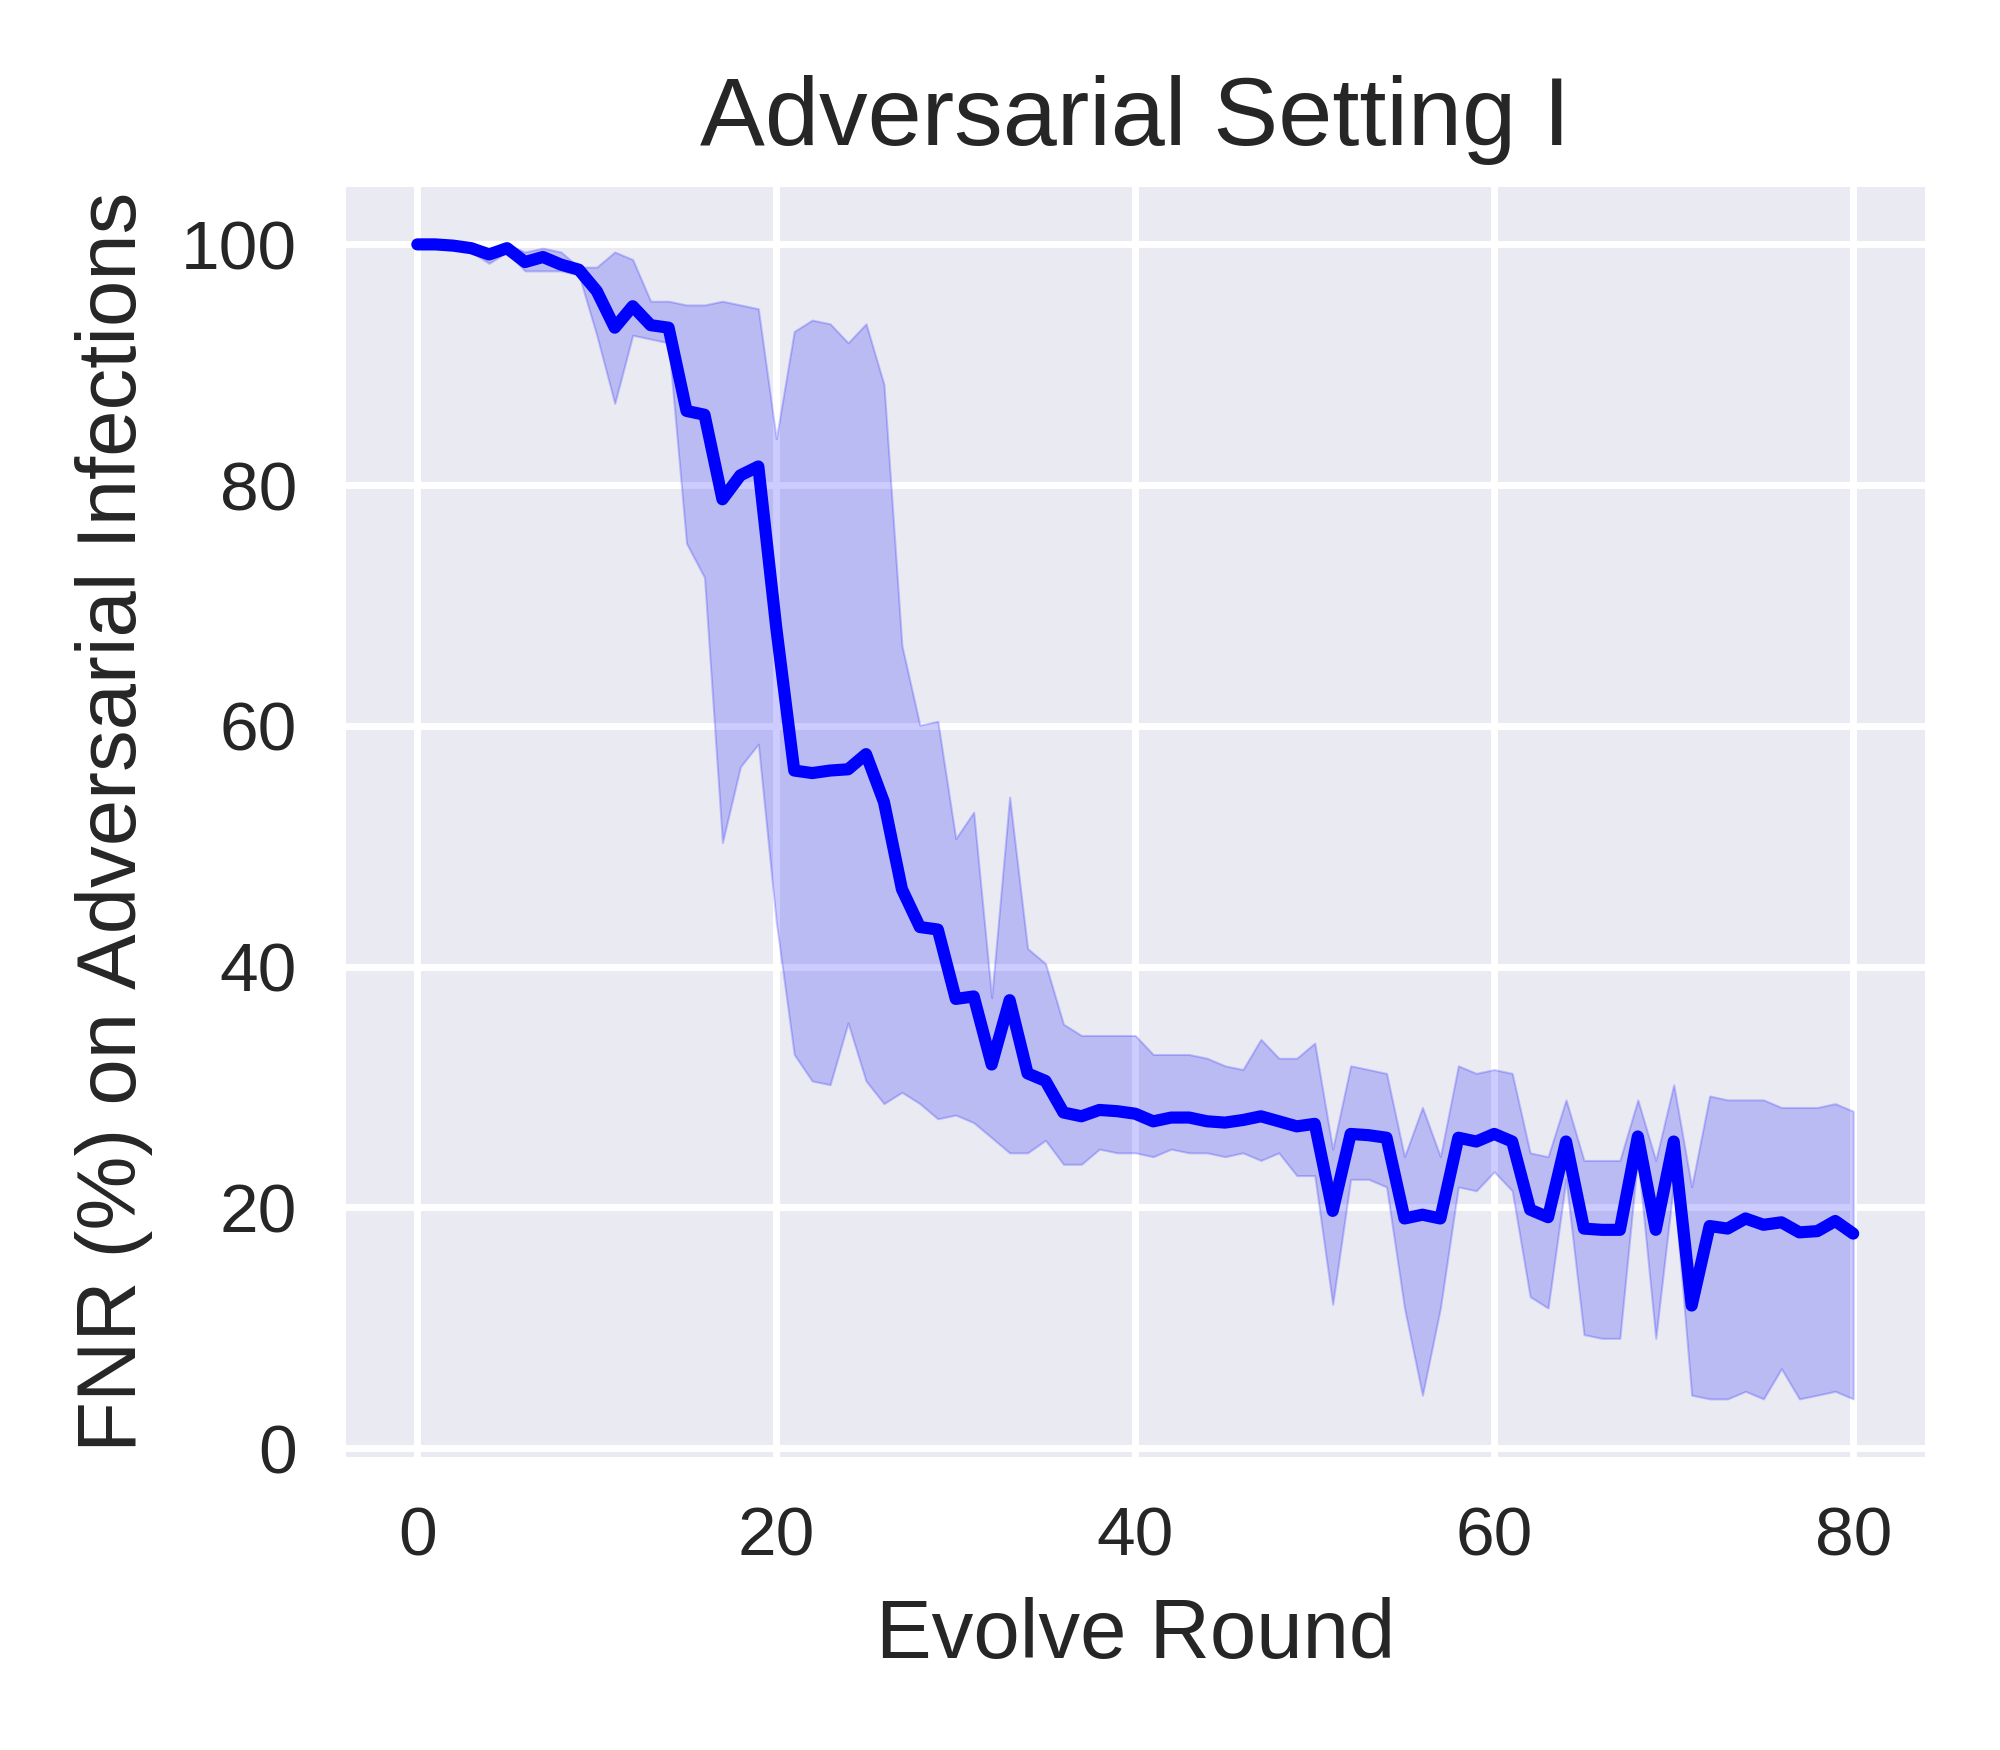

Here is the Python script that generated this plot:
import matplotlib.pyplot as plt
import pandas as pd
import seaborn as sns

advset1_rounds80_FNrate_on_advmal_file = pd.read_csv('adv_test_FNrate_list_advset1_round80_seed012.csv')
advset1_rounds80_FNrate_on_advmal_df = pd.DataFrame(advset1_rounds80_FNrate_on_advmal_file)

advset1_rounds80_FNrate_on_advmal_seed_0_df = advset1_rounds80_FNrate_on_advmal_df.drop(columns=['seed1','seed2'])  
advset1_rounds80_FNrate_on_advmal_seed_0_df.rename(columns={'seed0': 'FNrate'}, inplace=True)

advset1_rounds80_FNrate_on_advmal_seed_1_df = advset1_rounds80_FNrate_on_advmal_df.drop(columns=['seed0','seed2'])  
advset1_rounds80_FNrate_on_advmal_seed_1_df.rename(columns={'seed1': 'FNrate'}, inplace=True)

advset1_rounds80_FNrate_on_advmal_seed_2_df = advset1_rounds80_FNrate_on_advmal_df.drop(columns=['seed0','seed1'])  
advset1_rounds80_FNrate_on_advmal_seed_2_df.rename(columns={'seed2': 'FNrate'}, inplace=True)

print("advset1_rounds80_FNrate_on_advmal_df:\n",advset1_rounds80_FNrate_on_advmal_df)  
print("advset1_rounds80_FNrate_on_advmal_seed_0_df:\n",advset1_rounds80_FNrate_on_advmal_seed_0_df)  
print("advset1_rounds80_FNrate_on_advmal_seed_1_df:\n",advset1_rounds80_FNrate_on_advmal_seed_1_df)  
print("advset1_rounds80_FNrate_on_advmal_seed_2_df:\n",advset1_rounds80_FNrate_on_advmal_seed_2_df)  



advset1_rounds80_FNrate_on_advmal_merge_df = pd.concat([advset1_rounds80_FNrate_on_advmal_seed_0_df, advset1_rounds80_FNrate_on_advmal_seed_1_df, advset1_rounds80_FNrate_on_advmal_seed_2_df])
# advset1_rounds80_FNrate_on_advmal_merge_df = pd.concat([advset1_rounds80_FNrate_on_advmal_df, advset1_rounds80_FNrate_on_advmal_df, advset1_rounds80_FNrate_on_advmal_df])

print("advset1_rounds80_FNrate_on_advmal_merge_df:\n",advset1_rounds80_FNrate_on_advmal_merge_df)  

advset1_rounds80_FNrate_on_advmal_merge_df = advset1_rounds80_FNrate_on_advmal_merge_df.reset_index(drop=True)

print("advset1_rounds80_FNrate_on_advmal_merge_df:\n",advset1_rounds80_FNrate_on_advmal_merge_df)  


# sns.set_theme(style="darkgrid")
plt.style.use('seaborn') 
# plt.style.use('default') 
# plt.style.use('seaborn-deep') 

# plt.figure(figsize=(4, 3.5), dpi=500)
_, ax = plt.subplots(nrows=1, ncols=1, figsize=(4, 3.5), tight_layout=True, dpi=500) #dpi=100 分辨率


sns_plot=sns.lineplot(data=advset1_rounds80_FNrate_on_advmal_merge_df, x='round', y='FNrate', color='b')
ax.set_xlabel('Evolve Round', fontsize=12)
ax.set_ylabel('FNR (%) on Adversarial Infections', fontsize=12)
ax.set_title('Adversarial Setting I', fontsize=14); 

savepath = f'/home/huan1932/ARIoTEDef/drawfigure/advset1/round80/FNR-on-adv'
savename = f'line-shadow-figure-advset1-round80-FNrate-on-adv-seed012'
plt.savefig(fname=f'{savepath}/{savename}.png',dpi=500)
plt.close   
